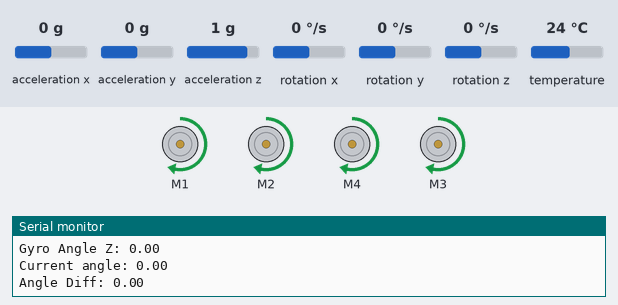
This sketch was run on a simulated Arduino Uno, built with avr-gcc and run on an emulated ATmega328P. Shown: 4 × DC motor (green arrow = forward, orange = backward, longer = faster), the last lines printed to the serial monitor. The test bench sets the inputs (shaded band); at power-on: rotation z 0 °/s, acceleration x 0 g, acceleration y 0 g, acceleration z 1 g, rotation x 0 °/s, rotation y 0 °/s, temperature 24 °C.

Above: at 0.8 s.
0.9 s: rotation z set to -192 °/s
At 1.4 s:
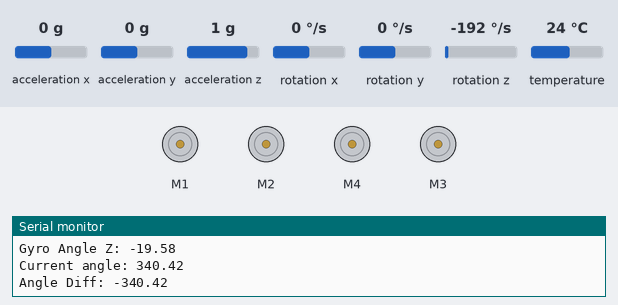
3.9 s: rotation z set to 0 °/s
At 6.7 s:
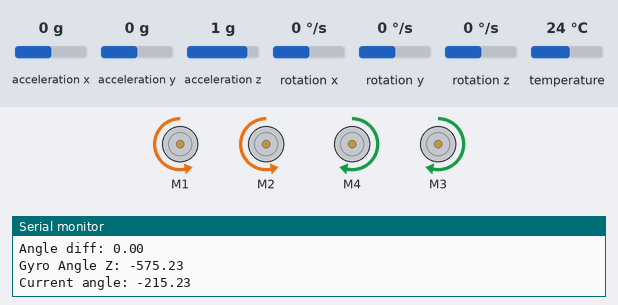
6.9 s: rotation z set to 28 °/s
9.9 s: rotation z set to 35 °/s
Timing chart, 0 to 12.9 s (numbered marks = the images above; inputs shaded):
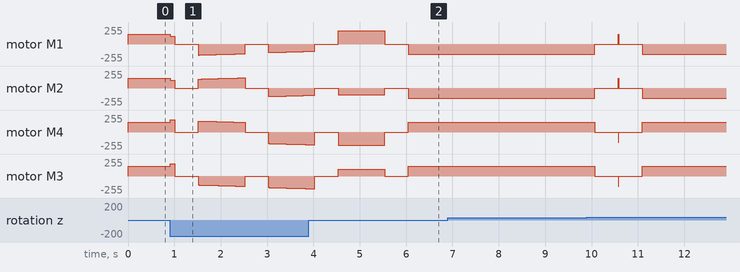

The sketch:

MotorTest.ino
```cpp
#include <Wire.h>
#include <Adafruit_MotorShield.h>
#include <Adafruit_MPU6050.h>
#include <Adafruit_Sensor.h>
#include <math.h>

Adafruit_MPU6050 mpu;
Adafruit_MotorShield AFMS = Adafruit_MotorShield();

// #define FORWARD 1
// #define BACKWARD 2
// #define BRAKE 3      // apparently doesnt work
// #define RELEASE 4

Adafruit_DCMotor *motorA = AFMS.getMotor(1); // Front left motor
Adafruit_DCMotor *motorB = AFMS.getMotor(2); // Back left motor
Adafruit_DCMotor *motorC = AFMS.getMotor(4); // Front right motor
Adafruit_DCMotor *motorD = AFMS.getMotor(3); // Back right motor

void rotateDirection(int speed, bool rotateLeft, int targetAngle);
void moveDirection(int speed, float angle, int time);
void stopAllMotors();
float getCurrentAngle();
void updateGyroAngle();

float gyroAngleZ = 0;     // Variable to store the integrated gyroscope angle
unsigned long lastTime;   // Variable to store the last time the gyro was read
const float rotationAngleThreshold = 0.5; // Threshold to filter out small noise
const float moveAngleThreshold = 0.1;
void setup() {
  Serial.begin(115200);           // Set up Serial library at 115200 bps
  Serial.println("Motor test!");

  AFMS.begin();
  // Set motor speeds

  if (!mpu.begin()) {
    Serial.println("MPU6050 connection failed");
    while (1);
  }
  mpu.setAccelerometerRange(MPU6050_RANGE_2_G);
  mpu.setGyroRange(MPU6050_RANGE_250_DEG);
  mpu.setFilterBandwidth(MPU6050_BAND_21_HZ);

  lastTime = millis();

  // Test movement
  moveDirection(150, 0, 1000);  // Move in direction 0 degrees at max speed 150 for 1 second
  delay(500);
  moveDirection(150, 90, 1000);  // Move in direction 90 degrees at max speed 150 for 1 second
  delay(500);
  moveDirection(150, 180, 1000);  // Move in direction 180 degrees at max speed 150 for 1 second
  delay(500);
  moveDirection(150, 270, 1000);  // Move in direction 270 degrees at max speed 150 for 1 second
  delay(500);

  // Test rotation
  rotateDirection(150, true, 90);  // Rotate left by 90 degrees
  delay(500);
  rotateDirection(150, false, 90);  // Rotate right by 90 degrees
  delay(500);
  rotateDirection(150, true, 180);  // Rotate left by 180 degrees
  delay(500);
  rotateDirection(150, false, 180);  // Rotate right by 180 degrees
  delay(500);

  Serial.println("Movement done");

}

void rotateDirection(int speed, bool rotateLeft, int targetAngle) {
  float startAngle = getCurrentAngle();
  float targetAngleAbs = fmod(startAngle + (rotateLeft ? targetAngle : -targetAngle) + 360, 360);

  Serial.print("Starting angle: ");
  Serial.println(startAngle);
  Serial.print("Target angle: ");
  Serial.println(targetAngleAbs);

  motorA->setSpeed(speed);
  motorB->setSpeed(speed);
  motorC->setSpeed(speed);
  motorD->setSpeed(speed);

  // Set motor directions for rotation
  if (rotateLeft) {
    motorA->run(2);
    motorB->run(2);
    motorC->run(1);
    motorD->run(1);
  } else {
    motorA->run(1);
    motorB->run(1);
    motorC->run(2);
    motorD->run(2);
  }

  delay(10); // Allow some time for motors to start

  // Rotate until reaching the target angle
  while (true) {
    updateGyroAngle();
    float currentAngle = getCurrentAngle();
    float angleDiff;

    if (rotateLeft) {
      angleDiff = fmod(currentAngle - startAngle + 360, 360);
    } else {
      angleDiff = fmod(startAngle - currentAngle + 360, 360);
    }

    // Apply the noise threshold
    if (fabs(angleDiff) <= rotationAngleThreshold) {
      angleDiff = 0;
    }

    Serial.print("Current angle: ");
    Serial.println(currentAngle);
    Serial.print("Angle diff: ");
    Serial.println(angleDiff);

    // Stop when the robot has rotated the target angle
    if (angleDiff >= targetAngle) {
      stopAllMotors();
      break;
    }

    delay(10);
  }
  stopAllMotors();
}

void moveDirection(int speed, float angle, int time) {
  // Calculate motor speeds based on desired direction
  float radAngle = angle * PI / 180.0;
  float cosA = cos(radAngle);
  float sinA = sin(radAngle);

  float vA = speed * (cosA - sinA);
  float vB = speed * (cosA + sinA);
  float vC = speed * (cosA + sinA);
  float vD = speed * (cosA - sinA);

  motorA->setSpeed(abs(vA));
  motorB->setSpeed(abs(vB));
  motorC->setSpeed(abs(vC));
  motorD->setSpeed(abs(vD));

  motorA->run(vA >= 0 ? 1 : 2);
  motorB->run(vB >= 0 ? 1 : 2);
  motorC->run(vC >= 0 ? 1 : 2);
  motorD->run(vD >= 0 ? 1 : 2);

  // Gyroscope correction loop
  unsigned long startTime = millis();

  while (millis() - startTime < time) { // Move for 1 second
    updateGyroAngle();
    float currentAngle = getCurrentAngle();
    float angleDiff = angle - currentAngle;

    Serial.print("Current angle: ");
    Serial.println(currentAngle);
    Serial.print("Angle Diff: ");
    Serial.println(angleDiff);

    if (fabs(angleDiff) > moveAngleThreshold) {
      // Adjust motor speeds based on angle difference
      float correction = angleDiff * 0.1; // Proportional gain
      motorA->setSpeed(constrain(abs(vA + correction), 0, 255));
      motorB->setSpeed(constrain(abs(vB + correction), 0, 255));
      motorC->setSpeed(constrain(abs(vC - correction), 0, 255));
      motorD->setSpeed(constrain(abs(vD - correction), 0, 255));

      motorA->run((vA + correction) >= 0 ? 1 : 2);
      motorB->run((vB + correction) >= 0 ? 1 : 2);
      motorC->run((vC - correction) >= 0 ? 1 : 2);
      motorD->run((vD - correction) >= 0 ? 1 : 2);
    }

    delay(10);
  }
  stopAllMotors();
}

void updateGyroAngle() {
  sensors_event_t a, g, temp;
  mpu.getEvent(&a, &g, &temp);

  unsigned long currentTime = millis();
  float deltaTime = (currentTime - lastTime) / 1000.0;
  lastTime = currentTime;

  gyroAngleZ += g.gyro.z * deltaTime * 180 / PI;
  Serial.print("Gyro Angle Z: ");
  Serial.println(gyroAngleZ);
}

float getCurrentAngle() {
  return fmod(gyroAngleZ + 360, 360);
}

void stopAllMotors() {
  motorA->setSpeed(0);
  motorB->setSpeed(0);
  motorC->setSpeed(0);
  motorD->setSpeed(0);
  motorA->run(4);
  motorB->run(4);
  motorC->run(4);
  motorD->run(4);
}

void loop(){
  // Empty loop as setup handles the test
  stopAllMotors();
}
```
